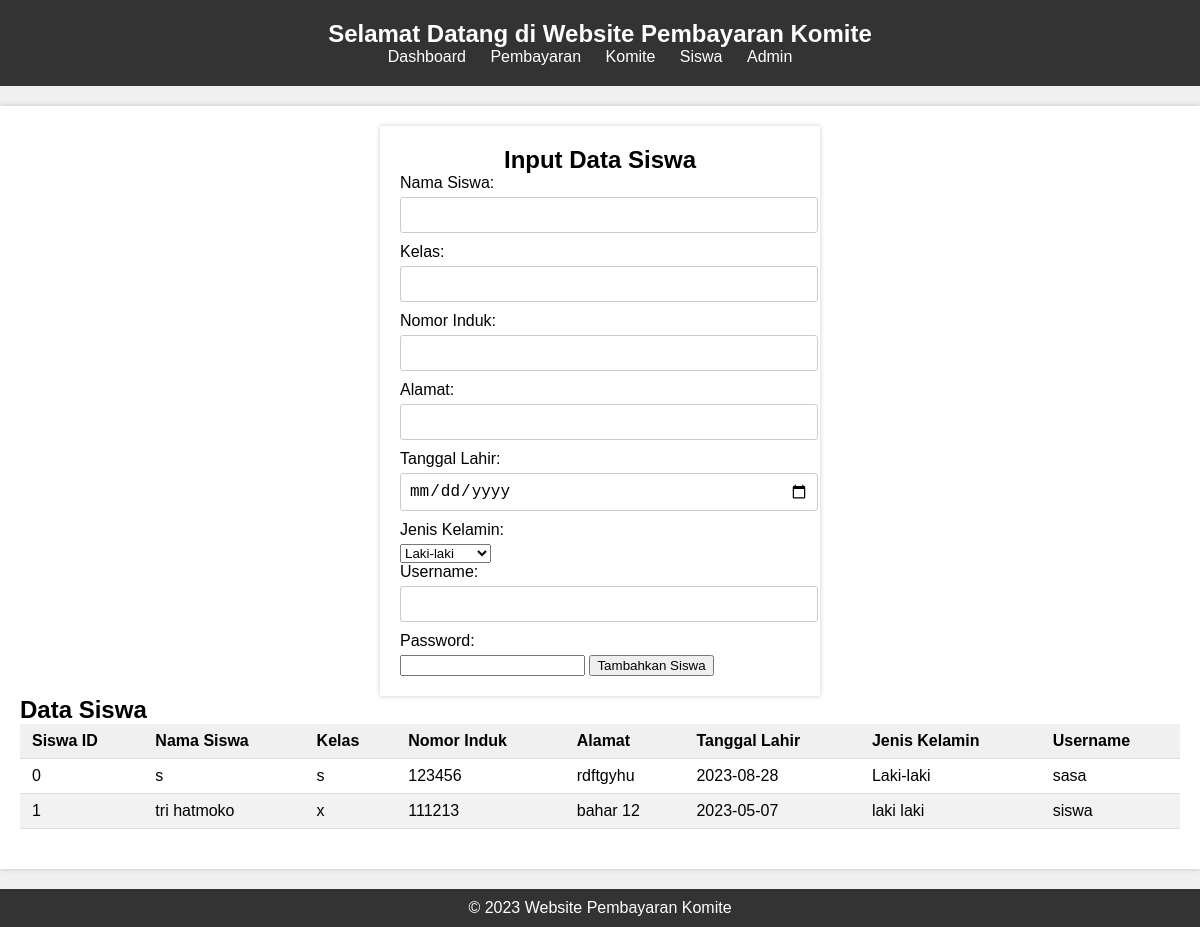
The app's page /siswa.php with its own data.
### tables this page shows
CREATE TABLE `siswa` (
  `siswa_id` int(11) NOT NULL,
  `nama_siswa` varchar(255) DEFAULT NULL,
  `kelas` varchar(50) DEFAULT NULL,
  `nomor_induk` varchar(20) DEFAULT NULL,
  `alamat` text DEFAULT NULL,
  `tanggal_lahir` date DEFAULT NULL,
  `jenis_kelamin` varchar(10) DEFAULT NULL,
  `username` varchar(50) NOT NULL,
  `password` varchar(255) NOT NULL
);

### siswa.php (the view, shortened to what this page needs)
<?php
$host = "localhost";
$username = "root";
$password = "";
$database = "ekomite";
$koneksi = new mysqli($host, $username, $password, $database);
?>
<!DOCTYPE html>
<html lang="id">
<head>
    <link rel="stylesheet" href="styles.css">
    <link rel="stylesheet" href="https://cdnjs.cloudflare.com/ajax/libs/font-awesome/5.15.4/css/all.min.css">
</head>
<body>
    <header>
        <h1>Selamat Datang di Website Pembayaran Komite</h1>
        <nav>
            <ul>
                <li><a href="index.html">Dashboard</a></li>
                <li><a href="pembayaran.php">Pembayaran</a></li>
                <li><a href="komite.html">Komite</a></li>
                <li><a href="siswa.php">Siswa</a></li>
                <li><a href="admin.html">Admin</a></li>
            </ul>
        </nav>
    </header>
    <main>
        <section class="add-student">
            <h2>Input Data Siswa</h2>
            <form action="input_siswa.php" method="POST">
                <label for="nama_siswa">Nama Siswa:</label>
                <input type="text" id="nama_siswa" name="nama_siswa" required>
                <label for="kelas">Kelas:</label>
                <input type="text" id="kelas" name="kelas" required>
                <label for="nomor_induk">Nomor Induk:</label>
                <input type="text" id="nomor_induk" name="nomor_induk" required>
                <label for="alamat">Alamat:</label>
                <input type="text" id="alamat" name="alamat" required>
                <label for="tanggal_lahir">Tanggal Lahir:</label>
                <input type="date" id="tanggal_lahir" name="tanggal_lahir" required>
                <label for="jenis_kelamin">Jenis Kelamin:</label>
                <select id="jenis_kelamin" name="jenis_kelamin" required>
                    <option value="Laki-laki">Laki-laki</option>
                </select>
                <label for="username">Username:</label>
                <input type="text" id="username" name="username" required>
                <label for="password">Password:</label>
                <input type="password" id="password" name="password" required>
                <button type="submit">Tambahkan Siswa</button>
            </form>
        </section>
        <section class="student-data">
            <h2>Data Siswa</h2>
            <table>
                <thead>
                    <tr>
                        <th>Siswa ID</th>
                        <th>Nama Siswa</th>
                        <th>Kelas</th>
                        <th>Nomor Induk</th>
                        <th>Alamat</th>
                        <th>Tanggal Lahir</th>
                        <th>Jenis Kelamin</th>
                        <th>Username</th>
                    </tr>
                </thead>
                <tbody>
                    <?php
                    $query = "SELECT * FROM siswa";
                    $result = $koneksi->query($query);
                    while ($row = $result->fetch_assoc()) {
                        echo "<tr>";
                        echo "<td>" . $row["siswa_id"] . "</td>";
                        echo "<td>" . $row["nama_siswa"] . "</td>";
                        echo "<td>" . $row["kelas"] . "</td>";
                        echo "<td>" . $row["nomor_induk"] . "</td>";
                        echo "<td>" . $row["alamat"] . "</td>";
                        echo "<td>" . $row["tanggal_lahir"] . "</td>";
                        echo "<td>" . $row["jenis_kelamin"] . "</td>";
                        echo "<td>" . $row["username"] . "</td>";
                        echo "</tr>";
                    }
                    ?>
                </tbody>
            </table>
        </section>
    </main>
    <footer>
        <p>&copy; 2023 Website Pembayaran Komite</p>
    </footer>
</body>
</html>

### styles.css (style rules this page uses)
body, h1, h2, h3, p, ul, li { margin: 0; padding: 0; }
body { font-family: Arial, sans-serif; background-color: #f0f0f0; }
header { background-color: #333; color: #fff; text-align: center; padding: 20px 0; }
header h1 { font-size: 24px; }
nav ul { list-style: none; }
nav ul li { display: inline; margin-right: 20px; }
nav a { color: #fff; text-decoration: none; }
main { max-width: 1200px; margin: 20px auto; padding: 20px; background-color: #fff; box-shadow: 0 0 5px rgba(0, 0, 0, 0.2); }
footer { text-align: center; background-color: #333; color: #fff; padding: 10px 0; }
table { width: 100%; border-collapse: collapse; margin-bottom: 20px; }
table th, table td { padding: 8px 12px; text-align: left; border-bottom: 1px solid #ddd; }
table th { background-color: #f0f0f0; font-weight: bold; }
table tbody tr:nth-child(even) { background-color: #f2f2f2; }
.add-student { background-color: #fff; padding: 20px; box-shadow: 0 0 5px rgba(0, 0, 0, 0.2); margin-bottom: 20px; max-width: 400px; margin: 0 auto; }
.add-student h2 { text-align: center; }
.add-student label { display: block; margin-bottom: 5px; }
.add-student input[type="text"], .add-student input[type="date"] { width: 100%; padding: 8px; margin-bottom: 10px; border: 1px solid #ccc; border-radius: 3px; font-size: 16px; }

### records on screen
siswa: siswa_id "0", nama_siswa "s", kelas "s", nomor_induk "123456", alamat "rdftgyhu", tanggal_lahir "2023-08-28", jenis_kelamin "Laki-laki", username "sasa"
siswa: siswa_id "1", nama_siswa "tri hatmoko", kelas "x", nomor_induk "111213", alamat "bahar 12", tanggal_lahir "2023-05-07", jenis_kelamin "laki laki", username "siswa"
